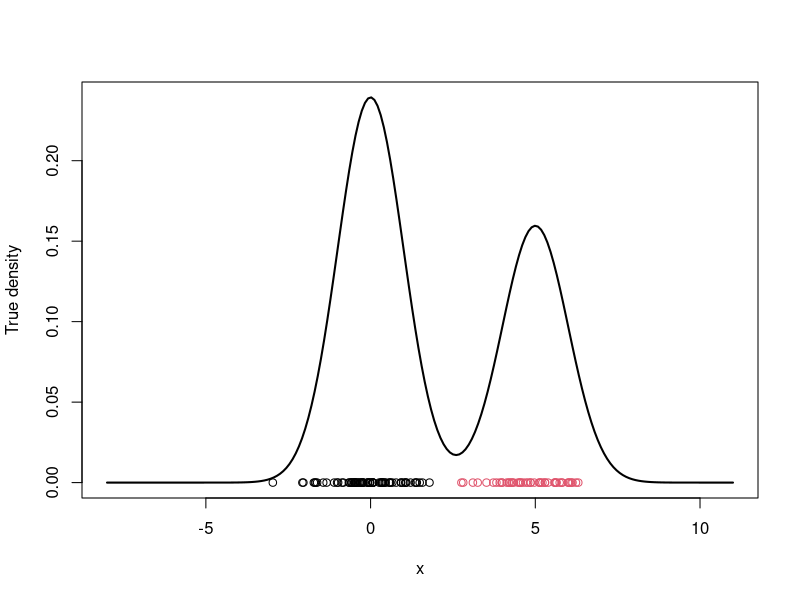
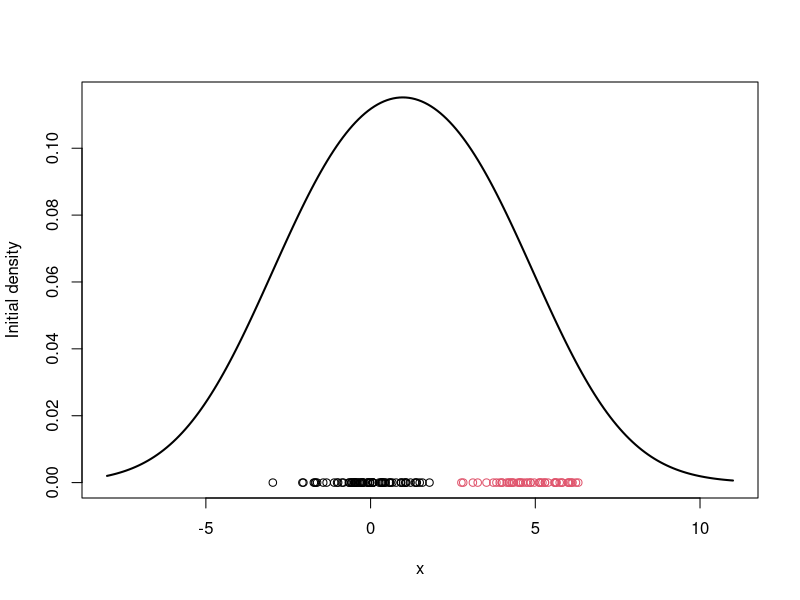
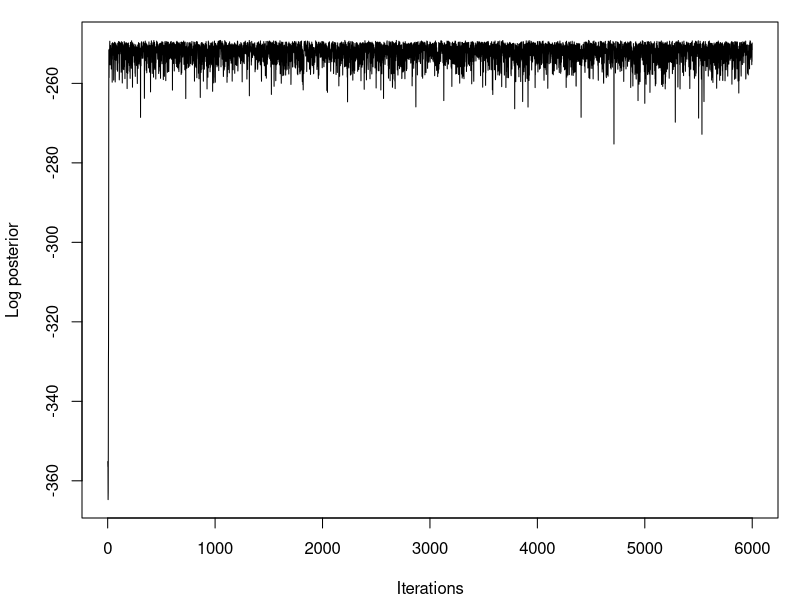
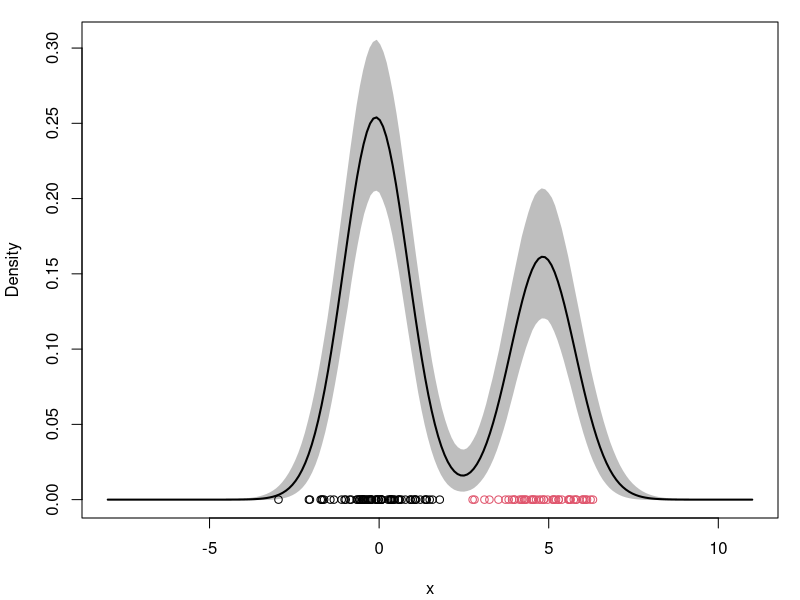
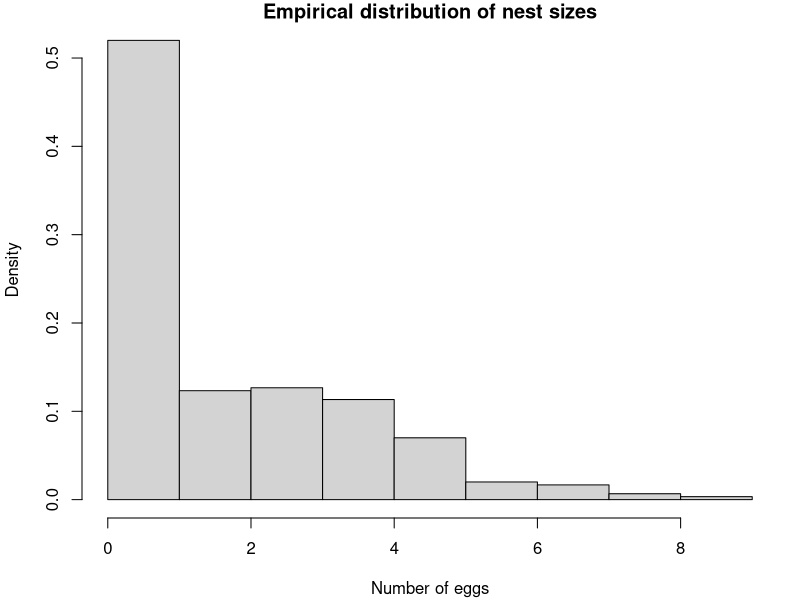

The R script that drew these images, in order:
## ---- chunk 1
#| label: lbl-sample-code-for-MCMC-example-1
#### Example of an MCMC algorithm for fitting a location mixture of 2 Gaussian components
#### The algorithm is tested using simulated data

## Clear the environment and load required libraries
rm(list=ls())
library(MCMCpack)
set.seed(81196)  # So that results are reproducible

## Generate data from a mixture with 2 components
KK         = 2
w.true     = 0.6  # True weights associated with the components
mu.true    = rep(0, KK)
mu.true[1] = 0   # True mean for the first component
mu.true[2] = 5   # True mean for the second component
sigma.true = 1   # True standard deviation of all components
n          = 120         # Number of observations to be generated
cc.true = sample(1:KK, n, replace=T, prob=c(w.true,1-w.true))
x  = rep(0, n)
for(i in 1:n){
  x[i] = rnorm(1, mu.true[cc.true[i]], sigma.true)
}

# Plot the true density
par(mfrow=c(1,1))
xx.true = seq(-8,11,length=200)
yy.true = w.true*dnorm(xx.true, mu.true[1], sigma.true) + 
  (1-w.true)*dnorm(xx.true, mu.true[2], sigma.true) 
plot(xx.true, yy.true, type="l", xlab="x", ylab="True density", lwd=2)
points(x, rep(0,n), col=cc.true)

## Initialize the parameters
w     = 1/2                         #Assign equal weight to each component to start with
mu    = rnorm(KK, mean(x), sd(x))   #Random cluster centers randomly spread over the support of the data
sigma = sd(x)                       #Initial standard deviation

# Plot the initial guess for the density
xx = seq(-8,11,length=200)
yy = w*dnorm(xx, mu[1], sigma) + (1-w)*dnorm(xx, mu[2], sigma)
plot(xx, yy, type="l", ylim=c(0, max(yy)), xlab="x", 
     ylab="Initial density", lwd=2)
points(x, rep(0,n), col=cc.true)

## The actual MCMC algorithm starts here
# Priors
aa  = rep(1,KK)  # Uniform prior on w
eta = 0          # Mean 0 for the prior on mu_k
tau = 5          # Standard deviation 5 on the prior for mu_l
dd  = 2
qq  = 1

# Number of iterations of the sampler
rrr   = 6000
burn  = 1000


# Storing the samples
cc.out    = array(0, dim=c(rrr, n))
w.out     = rep(0, rrr)
mu.out    = array(0, dim=c(rrr, KK))
sigma.out = rep(0, rrr)
logpost   = rep(0, rrr)

# MCMC iterations
for(s in 1:rrr){
  # Sample the indicators
  cc = rep(0,n)
  for(i in 1:n){
    v = rep(0,KK)
    v[1] = log(w) + dnorm(x[i], mu[1], sigma, log=TRUE)  #Compute the log of the weights
    v[2] = log(1-w) + dnorm(x[i], mu[2], sigma, log=TRUE)  #Compute the log of the weights
    v = exp(v - max(v))/sum(exp(v - max(v)))
    cc[i] = sample(1:KK, 1, replace=TRUE, prob=v)
  }
  
  # Sample the weights
  w = rbeta(1, aa[1] + sum(cc==1), aa[2] + sum(cc==2))

  # Sample the means
  for(k in 1:KK){
    nk    = sum(cc==k)
    xsumk = sum(x[cc==k])
    tau2.hat = 1/(nk/sigma^2 + 1/tau^2)
    mu.hat  = tau2.hat*(xsumk/sigma^2 + eta/tau^2)
    mu[k]   = rnorm(1, mu.hat, sqrt(tau2.hat))
  }

  # Sample the variances
  dd.star = dd + n/2
  qq.star = qq + sum((x - mu[cc])^2)/2
  sigma = sqrt(rinvgamma(1, dd.star, qq.star))

  # Store samples
  cc.out[s,]   = cc
  w.out[s]     = w
  mu.out[s,]   = mu
  sigma.out[s] = sigma
  for(i in 1:n){
    if(cc[i]==1){
      logpost[s] = logpost[s] + log(w) + dnorm(x[i], mu[1], sigma, log=TRUE)
    }else{
      logpost[s] = logpost[s] + log(1-w) + dnorm(x[i], mu[2], sigma, log=TRUE)
    }
  }
  logpost[s] = logpost[s] + dbeta(w, aa[1], aa[2],log = T)
  for(k in 1:KK){
    logpost[s] = logpost[s] + dnorm(mu[k], eta, tau, log = T)
  }
  logpost[s] = logpost[s] + log(dinvgamma(sigma^2, dd, 1/qq))
  if(s/500==floor(s/500)){
    print(paste("s =",s))
  }
}

## Plot the logposterior distribution for various samples
par(mfrow=c(1,1))
par(mar=c(4,4,1,1)+0.1)
plot(logpost, type="l", xlab="Iterations", ylab="Log posterior")

xx = seq(-8,11,length=200)
density.posterior = array(0, dim=c(rrr-burn,length(xx)))
for(s in 1:(rrr-burn)){
  density.posterior[s,] = density.posterior[s,] + w.out[s+burn]*dnorm(xx,mu.out[s+burn,1],sigma.out[s+burn]) +
                                                  (1-w.out[s+burn])*dnorm(xx,mu.out[s+burn,2],sigma.out[s+burn])
}
density.posterior.m = apply(density.posterior , 2, mean)
density.posterior.lq = apply(density.posterior, 2, quantile, 0.025)
density.posterior.uq = apply(density.posterior, 2, quantile, 0.975)
par(mfrow=c(1,1))
par(mar=c(4,4,1,1)+0.1)
plot(xx, density.posterior.m, type="n",ylim=c(0,max(density.posterior.uq)), xlab="x", ylab="Density")
polygon(c(xx,rev(xx)), c(density.posterior.lq, rev(density.posterior.uq)), col="grey", border="grey")
lines(xx, density.posterior.m, lwd=2)
points(x, rep(0,n), col=cc.true)
## ---- chunk 2
#| label: lbl-load-data
# Load the nest size data

rm(list=ls())
library(MCMCpack)
set.seed(81196)    # So that results are reproducible (same simulated data every time)

nestsize <- read.csv("data/nestsize.csv",header=FALSE)
colnames(nestsize) <- c("n")
x <- nestsize$n
n <- length(x) # Number of observations
# how many rows in the data
nrow(nestsize)
# how many zeros in x
sum(x==0)
# almost half of the data is zeros!

par(mfrow=c(1,1))
xx.true = seq(0, max(x), by=1)
hist(x, breaks=seq(0, max(x), by=1), freq=FALSE, xlab="Number of eggs", ylab="Density", main="Empirical distribution of nest sizes")
## ---- chunk 3
#| label: lbl-zip-mix-1

# MCMC algorithm for fitting a ZIP
# The actual MCMC algorithm starts here

## MCMC iterations of the sampler

iterations <- 6000
burn       <- 1000

## Initialize the parameters
cc         = rep(2, n)
cc[x == 0] = sample(1:2, sum(x == 0), replace = TRUE, prob = c(0.5, 0.5))
cc[x != 0] = 2

## Priors
aa     = c(1, 1)        # Uniform prior on w
alpha = 1
beta = 1
lambda = mean(x[x > 0]) # Initial lambda from nonzero data
#lambda = mean(x) # Initial lambda from all data
w      = 0.5            # fewer zeros

# Storing the samples
w.out      = numeric(iterations)
cc.out     = array(0, dim=c(iterations, n))
lambda.out = numeric(iterations)


#logpost    = rep(0, iterations)

# MCMC iterations

for (s in 1:iterations) {
  # Sample latent indicators c_i
  cc = numeric(n)
  # Full conditional for cc
  for(i in 1:n){
    v = rep(0,2)
    if(x[i]==0){
      v[1] = log(w)
      v[2] = log(1-w) + dpois(x[i], lambda, log=TRUE)
      v    = exp(v - max(v))/sum(exp(v - max(v)))
    }else{
      v[1] = 0
      v[2] = 1
    }
    cc[i] = sample(1:2, 1, replace=TRUE, prob=v)
  }
 
  # Sample the weights
  # Full conditional for w
  w = rbeta(1, 1+sum(cc==1), 1+n-sum(cc==1))  
  lambda = rgamma(1, shape= sum(x[cc==2]) + 1, rate= sum(cc==2) + 1)
  #lambda = rgamma(1, shape = 1 + sum(x[cc == 2]), rate = 1 + sum(cc == 2))

  # Store samples
  w.out[s] =  w
  lambda.out[s]  = lambda
  cc.out[s,] = cc
}
## ---- chunk 4
#| label: lbl-posterior-means


# Posterior summaries
w.post = w.out[-(1:burn)]
lambda.post = lambda.out[-(1:burn)]

cat("Posterior mean of w:", round(mean(w.post),2), "\n")
cat("Posterior mean of lambda:", round(mean(lambda.post),2),"\n")
